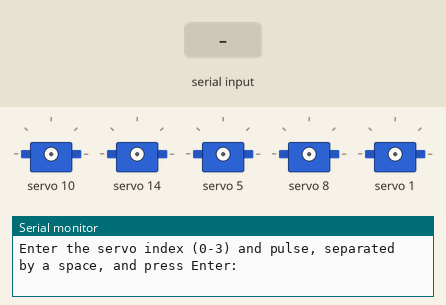
A sketch run on a simulated Arduino Uno, built with avr-gcc and run on an emulated ATmega328P. On the bench: 5 × servo, the last lines printed to the serial monitor. The test bench sets the inputs (shaded band).

Above: at 2.2 s.
2.3 s: "90,45\n" received over Serial
3.8 s: "30,150\n" received over Serial
5.3 s: "5\n" received over Serial
7.8 s: "90\n" received over Serial
At 9.7 s:
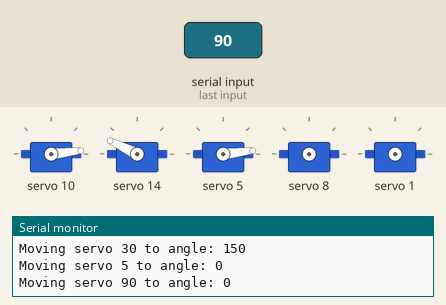
10.3 s: "200\n" received over Serial
12.8 s: "1,90\n" received over Serial
Timing chart, 0 to 15.3 s (numbered marks = the images above; inputs shaded):
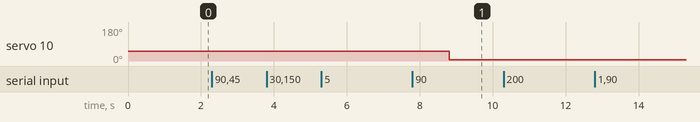

Measured:
- after the input at 7.8 s, servo 10: 51° → 6° after 1.0 s

The sketch:

Manual_calibration_code_for_Servo_Motors_With_PWM_modulator_.ino
```cpp
#include <Wire.h>
#include <Adafruit_PWMServoDriver.h>

Adafruit_PWMServoDriver robot_arm = Adafruit_PWMServoDriver(); //creating object (robot_arm)

#define servoMIN 150  //min pulse of servos
#define servoMAX 600  //max pulse of servos
int servo = 0;

void setup() {
  Serial.begin(9600);  // Initialize serial communication at 9600 bits per second
  Serial.println("Enter the servo index (0-3) and pulse, separated by a space, and press Enter:");
  robot_arm.begin();  // sets up communication with servo driver
  robot_arm.setPWMFreq(60);
  delay(1000);
}

void loop()
{
    if (Serial.available() > 0)
    {
    // Read the servo index and angle from serial input
    int servoIndex = Serial.parseInt();
    int angle = Serial.parseInt();

    // Ensure the servo index is within valid bounds


    robot_arm.setPWM(servoIndex, 0, angleToPulse(angle));  // Set servo angle
    Serial.print("Moving servo ");
    Serial.print(servoIndex);
    Serial.print(" to angle: ");
    Serial.println(angle);


    // Clear the serial input buffer to prevent repeated reading of the same value
    while (Serial.available() > 0)
    {
      Serial.read();
    }
    }
}

int angleToPulse(int ang)
{
   int pulse = map(ang,0, 180, servoMIN,servoMAX);
   //Serial.println("Angle: ");Serial.print(ang);
   //Serial.println(" pulse: ");Serial.println(pulse);
   return pulse;
}
```
